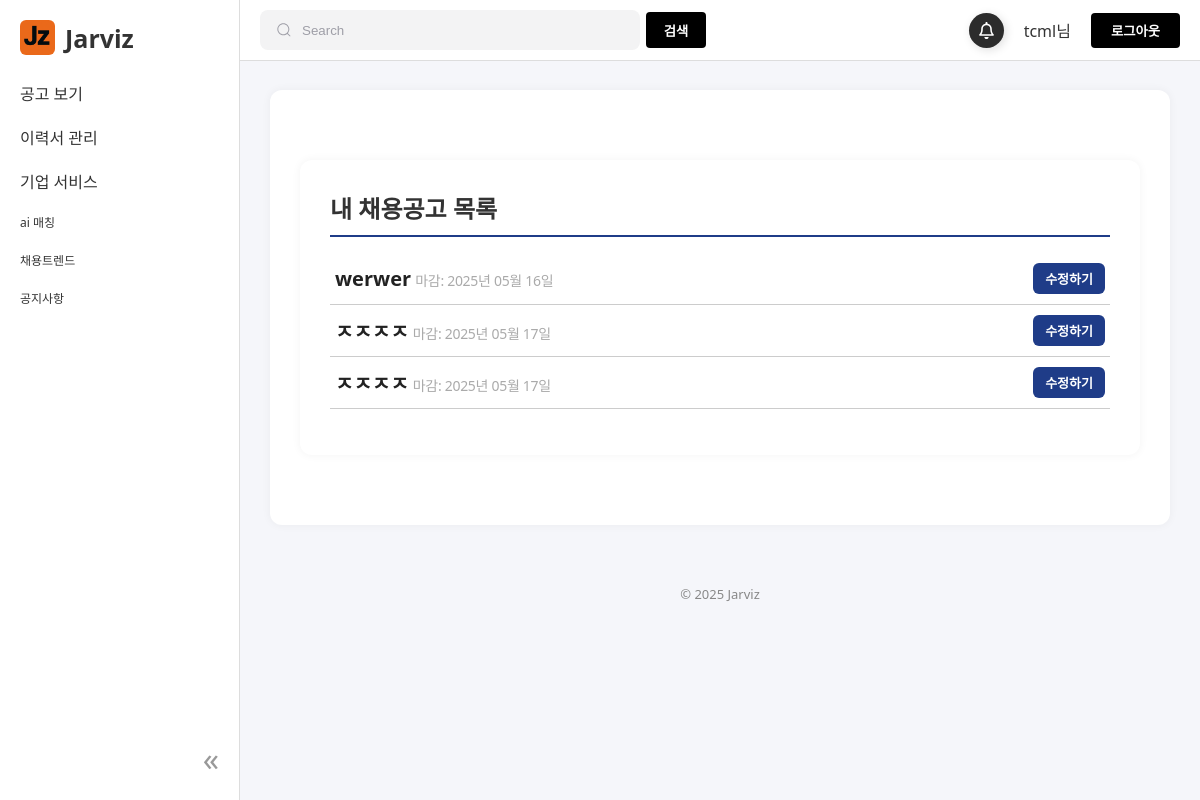
Screenshot of /jobs/list/ (signed in) with the database file from the repository.
### accounts/models.py (models this page shows, shortened)
class UserAccount(AbstractBaseUser, PermissionsMixin):
    username = models.CharField(max_length=30, unique=True)
    email = models.EmailField()
    full_name = models.CharField(max_length=100, blank=True, null=True)
    is_company = models.BooleanField(default=False)
    company_name = models.CharField(max_length=100, blank=True, null=True)
    contact_person = models.CharField(max_length=50, blank=True, null=True)
    phone_number = models.CharField(max_length=20, blank=True, null=True)
    company_website = models.URLField(blank=True, null=True)
    is_active = models.BooleanField(default=True)
    is_staff = models.BooleanField(default=False)
    groups = models.ManyToManyField(
        Group,
        related_name='useraccount_groups',
        blank=True
    )
    user_permissions = models.ManyToManyField(
        Permission,
        related_name='useraccount_permissions',
        blank=True
    )
    objects = UserAccountManager()
    USERNAME_FIELD = 'username'
    REQUIRED_FIELDS = ['email']

### workhub/models.py (models this page shows, shortened)
class JobPost(models.Model):
    employer = models.ForeignKey(
        User,
        on_delete=models.CASCADE,
        limit_choices_to={'is_company': True},
        related_name='workhub_jobposts'
    )
    title = models.CharField(max_length=200)
    description = models.TextField()
    category = models.CharField(max_length=20, choices=CATEGORY_CHOICES)
    location = models.CharField(max_length=100)
    salary = models.CharField(max_length=100)
    deadline = models.DateField()
    created_at = models.DateTimeField(auto_now_add=True)
    tech_stack = models.ManyToManyField(TechStack, blank=True)
    views = models.PositiveIntegerField(default=0)  # 조회수
    applicants = models.PositiveIntegerField(default=0)  # 지원자 수
    class Meta:
        ordering = ['-created_at']

### workhub/views.py (the view)
# urls.py: path('jobs/list/', JobPostListView.as_view(), name='job_list'),
class JobPostListView(LoginRequiredMixin, UserPassesTestMixin, ListView):
    model = JobPost
    template_name = 'company/job_list.html'
    context_object_name = 'job_posts'
    def get_queryset(self):
        return JobPost.objects.filter(employer=self.request.user).order_by('-created_at')
    def test_func(self):
        return self.request.user.is_authenticated and self.request.user.is_company

### workhub/context_processors.py (called while the page is built)
def latest_job_post(request):
    if request.user.is_authenticated and request.user.is_company:
        latest_job = JobPost.objects.filter(employer=request.user).order_by('-created_at').first()
        return {'latest_job': latest_job}
    return {}

### templates/company/job_list.html (shortened to what this page needs)
{% extends "base.html" %}
{% load static %}
{% block content %}
<link rel="stylesheet" href="{% static 'css/job.css' %}">
<div class="job-container">
  <h2 class="job-title">내 채용공고 목록</h2>
  {% if job_posts %}
    <ul class="job-list">
      {% for job in job_posts %}
        <li class="job-list-item-line">
          <div class="job-list-left">
            <a href="{% url 'workhub:job_detail' job.pk %}" class="job-title-link">{{ job.title }}</a>
            <span class="job-date">마감: {{ job.deadline|date:"Y년 m월 d일" }}</span>
          </div>
          <button class="job-edit-btn" onclick="window.location.href='{% url 'workhub:job_edit' job.pk %}'">수정하기</button>
        </li>
      {% endfor %}
    </ul>
  {% else %}
    <p>등록한 채용공고가 없습니다.</p>
  {% endif %}
</div>
{% endblock %}

### templates/base.html (shortened to what this page needs)
{% load static %}
<!DOCTYPE html>
<html lang="ko">
<head>
  <link rel="stylesheet" href="{% static 'css/base.css' %}">
</head>
<body class="{% if user.is_authenticated and user.is_staff %}is-employer{% endif %}">
  <div class="sidebar">
    <div class="sidebar-header">
      <div class="sidebar-logo-container">
        <a href="/" class="sidebar-logo">
          <img src="{% static 'images/JZ.png' %}" alt="홈">
          <h2>Jarviz</h2>
        </a>
      </div>
    </div>
    <nav>
      <ul>
        <li class="dropdown">
          <div class="dropdown-toggle">공고 보기</div>
        </li>
        <li class="dropdown">
          <div class="dropdown-toggle">이력서 관리</div>
        </li>
        <li class="dropdown">
          <div class="dropdown-toggle">기업 서비스</div>
        </li>
        <li class="single-item">ai 매칭</li>
        <li class="single-item">채용트렌드</li>
        <li class="single-item">공지사항</li>
      </ul>
    </nav>
    <div class="sidebar-footer">
      <span class="sidebar-toggle" id="sidebarToggle">«</span>
    </div>
  </div>
  <div class="gnb">
    <div class="search-group">
      <input class="input" type="search" placeholder="Search" />
      <button type="submit" class="search-btn">검색</button>
    </div>
    <div class="user-menu">
      <button class="bell-button">
      </button>
      {% if user.is_authenticated %}
        <span>{{ user.username }}님</span>
        <form method="post" action="{% url 'accounts:logout' %}" style="display:inline;">
          <button class="gnb-login-btn" onclick="location.href='{% url 'accounts:logout' %}'">로그아웃</button>
        </form>
      {% else %}
        <button type="button" class="gnb-login-btn" onclick="location.href='{% url 'accounts:login' %}'">로그인</button>
      {% endif %}
    </div>
  </div>
  <main class="main">
    <div class="container">
      {% block content %}{% endblock %}
    </div>
    <footer>
      <p>© 2025 Jarviz</p>
    </footer>
  </main>
</body>
</html>

### static/css/base.css (style rules this page uses)
body { margin: 0; font-family: 'Segoe UI', Tahoma, Geneva, Verdana, sans-serif; background-color: #f5f6fa; color: #333; }
.sidebar { position: fixed; top: 0; left: 0; width: 240px; height: 100vh; background-color: #ffffff; border-right: 1px solid #ddd; padding: 20px; box-sizing: border-box; transition: width 0.3s ease; z-index: 1001; }
.sidebar-logo-container { display: flex; align-items: center; justify-content: space-between; }
.sidebar-logo { display: flex; align-items: center; text-decoration: none; color: inherit; }
.sidebar-logo img { width: 35px; height: 35px; margin-right: 10px; border-radius: 6px; }
.sidebar h2 { font-size: 25px; margin: 0; }
.sidebar-toggle { font-size: 32px; cursor: pointer; color: #999; }
.sidebar ul { list-style: none; padding: 0; }
.sidebar li { padding: 10px 0; cursor: pointer; }
.sidebar li.single-item { font-size: 12px; }
.sidebar-footer { position: absolute; bottom: 20px; right: 20px; }
.gnb { position: fixed; top: 0; left: 240px; right: 0; height: 60px; background-color: #ffffff; border-bottom: 1px solid #ddd; display: flex; align-items: center; justify-content: space-between; padding: 0 20px; transition: left 0.3s ease; z-index: 1000; }
.search-group { display: flex; line-height: 28px; align-items: center; position: relative; max-width: 100%; gap: 6px; }
.input { width: 380px; height: 40px; line-height: 28px; padding: 0 1rem; padding-left: 2.5rem; border: 2px solid transparent; border-radius: 8px; outline: none; background-color: #f3f3f4; color: #0d0c22; transition: 0.3s ease; }
.input::placeholder { color: #9e9ea7; }
.icon { position: absolute; left: 1rem; fill: #9e9ea7; width: 1rem; height: 1rem; }
.search-btn { height: 36px; width: 60px; padding: 0 12px; background-color: black; color: #ffffff; font-weight: bold; border: none; border-radius: 4px; cursor: pointer; transition: background-color 0.3s ease, color 0.3s ease; }
.gnb .user-menu { display: flex; align-items: center; gap: 20px; }
.gnb-login-btn { padding: 8px 20px; background-color: black; color: #ffffff; font-weight: bold; border: none; border-radius: 4px; cursor: pointer; transition: background-color 0.3s ease, color 0.3s ease; }
.main { margin-left: 240px; margin-top: 60px; transition: margin-left 0.3s ease; padding: 30px; }
.container { max-width: 1200px; margin: 0 auto; background: #fff; padding: 30px; border-radius: 12px; box-shadow: 0 0 10px rgba(0,0,0,0.05); }
footer { text-align: center; color: #888; font-size: 13px; margin-top: 60px; }
.bell-button { width: 35px; height: 35px; position: relative; display: flex; align-items: center; justify-content: center; background-color: rgb(44, 44, 44); border-radius: 50%; cursor: pointer; transition-duration: .3s; box-shadow: 2px 2px 10px rgba(0, 0, 0, 0.13); border: none; overflow: visible; }
.bell { width: 17px ; height: 17px ; display: inline-block; }

### static/css/job.css (style rules this page uses)
.job-container { background: white; padding: 30px; border-radius: 12px; box-shadow: 0 0 10px rgba(0,0,0,0.05); max-width: 800px; margin: 40px auto; }
.job-title { font-size: 24px; margin-bottom: 20px; border-bottom: 2px solid #1F3C88; padding-bottom: 10px; }
.job-list { list-style: none; padding: 0; }
.job-list-item-line { display: flex; justify-content: space-between; align-items: center; padding: 10px 5px; border-bottom: 1px solid #ccc; }
.job-title-link { font-size: 20px; font-weight: bold; color: #222; text-decoration: none; }
.job-edit-btn { display: inline-block; padding: 6px 12px; background-color: #1F3C88; color: white; font-size: 13px; font-weight: bold; border: none; border-radius: 6px; cursor: pointer; text-decoration: none; transition: background-color 0.3s ease; }
.job-date { font-size: 14px; color: #aaa; margin-top: 4px; letter-spacing: -0.3px; }
.job-title { flex-grow: 1; margin: 0; font-size: 24px; font-weight: bold; }

### rows the page displays
UserAccount: username "tcml"
JobPost: title "werwer", deadline "2025년 05월 16일"
JobPost: title "ㅈㅈㅈㅈ", deadline "2025년 05월 17일"
JobPost: title "ㅈㅈㅈㅈ", deadline "2025년 05월 17일"
